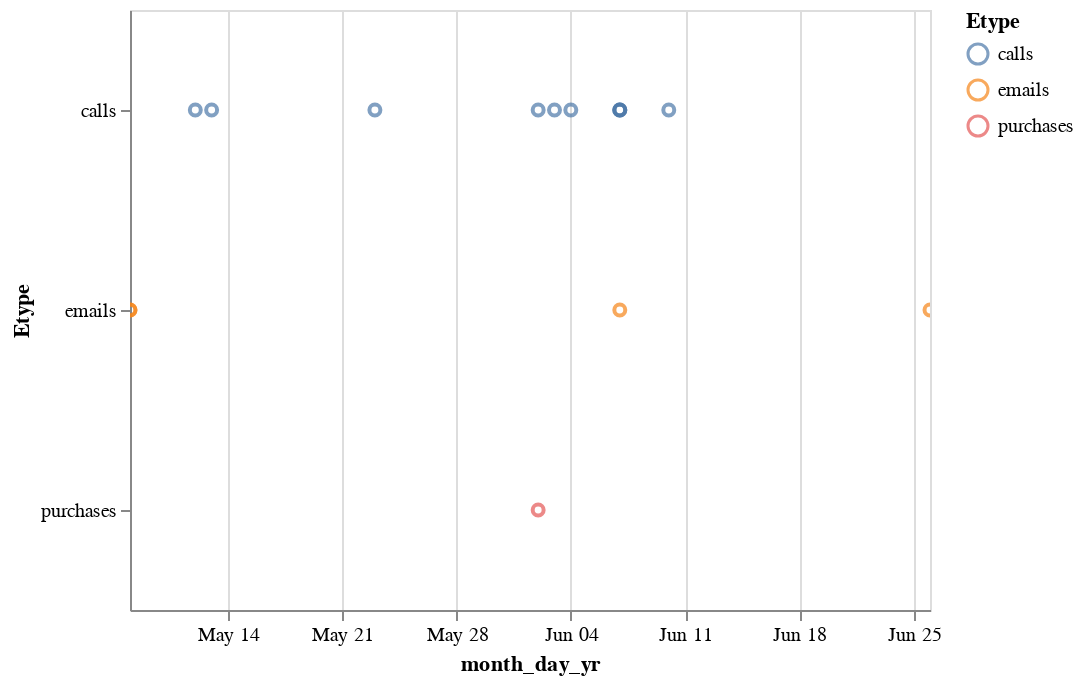

Here is the notebook cell this chart was saved with:
### Code cell
alt.Chart(sus_purc).mark_point().encode(
    x='month_day_yr:T',
    y='Etype:N',
    color='Etype:N',
    tooltip=['Source_Names','Destination_Names']
).interactive()

### Figure 1 — Vega-Lite specification as saved in the notebook (floating-point values rounded to 4 significant figures)
{"$schema": "https://vega.github.io/schema/vega-lite/v2.4.3.json", "config": {"view": {"height": 300, "width": 400}}, "data": {"values": [{"Destination": 1172172, "Destination_Names": "Angelic Graetz", "Etype": "calls", "Source": 437025, "Source_Names": "Beth Wilensky", "TimeStamp": 1494611462, "Unnamed: 0": 0, "Unnamed: 0.1": 8022902, "full_date": "2017-05-12 17:51:02", "month": 5, "month_day_yr": "05/12/2017", "month_yr": "05/2017", "yr": 2017}, {"Destination": 1172172, "Destination_Names": "Angelic Graetz", "Etype": "calls", "Source": 437025, "Source_Names": "Beth Wilensky", "TimeStamp": 1494697862, "Unnamed: 0": 1, "Unnamed: 0.1": 8033971, "full_date": "2017-05-13 17:51:02", "month": 5, "month_day_yr": "05/13/2017", "month_yr": "05/2017", "yr": 2017}, {"Destination": 1172172, "Destination_Names": "Angelic Graetz", "Etype": "calls", "Source": 437025, "Source_Names": "Beth Wilensky", "TimeStamp": 1496425862, "Unnamed: 0": 2, "Unnamed: 0.1": 8256867, "full_date": "2017-06-02 17:51:02", "month": 6, "month_day_yr": "06/02/2017", "month_yr": "06/2017", "yr": 2017}, {"Destination": 1172172, "Destination_Names": "Angelic Graetz", "Etype": "calls", "Source": 437025, "Source_Names": "Beth Wilensky", "TimeStamp": 1496512262, "Unnamed: 0": 3, "Unnamed: 0.1": 8268151, "full_date": "2017-06-03 17:51:02", "month": 6, "month_day_yr": "06/03/2017", "month_yr": "06/2017", "yr": 2017}, {"Destination": 1172172, "Destination_Names": "Angelic Graetz", "Etype": "calls", "Source": 437025, "Source_Names": "Beth Wilensky", "TimeStamp": 1496598662, "Unnamed: 0": 4, "Unnamed: 0.1": 8279451, "full_date": "2017-06-04 17:51:02", "month": 6, "month_day_yr": "06/04/2017", "month_yr": "06/2017", "yr": 2017}, {"Destination": 1172172, "Destination_Names": "Angelic Graetz", "Etype": "calls", "Source": 437025, "Source_Names": "Beth Wilensky", "TimeStamp": 1496857862, "Unnamed: 0": 5, "Unnamed: 0.1": 8313181, "full_date": "2017-06-07 17:51:02", "month": 6, "month_day_yr": "06/07/2017", "month_yr": "06/2017", "yr": 2017}, {"Destination": 1172172, "Destination_Names": "Angelic Graetz", "Etype": "calls", "Source": 437025, "Source_Names": "Beth Wilensky", "TimeStamp": 1497117062, "Unnamed: 0": 6, "Unnamed: 0.1": 8346240, "full_date": "2017-06-10 17:51:02", "month": 6, "month_day_yr": "06/10/2017", "month_yr": "06/2017", "yr": 2017}, {"Destination": 709333, "Destination_Names": "Iva Garcia", "Etype": "calls", "Source": 437025, "Source_Names": "Beth Wilensky", "TimeStamp": 1496815001, "Unnamed: 0": 7, "Unnamed: 0.1": 8307633, "full_date": "2017-06-07 05:56:41", "month": 6, "month_day_yr": "06/07/2017", "month_yr": "06/2017", "yr": 2017}, {"Destination": 729255, "Destination_Names": "Anette Cezar", "Etype": "emails", "Source": 437025, "Source_Names": "Beth Wilensky", "TimeStamp": 1496814930, "Unnamed: 0": 8, "Unnamed: 0.1": 11393963, "full_date": "2017-06-07 05:55:30", "month": 6, "month_day_yr": "06/07/2017", "month_yr": "06/2017", "yr": 2017}, {"Destination": 2037766, "Destination_Names": "Gregory Russell", "Etype": "purchases", "Source": 437025, "Source_Names": "Beth Wilensky", "TimeStamp": 1496425862, "Unnamed: 0": 9, "Unnamed: 0.1": null, "full_date": "2017-06-02 17:51:02", "month": 6, "month_day_yr": "06/02/2017", "month_yr": "06/2017", "yr": 2017}, {"Destination": 437025, "Destination_Names": "Beth Wilensky", "Etype": "calls", "Source": 1172172, "Source_Names": "Angelic Graetz", "TimeStamp": 1495561862, "Unnamed: 0": 10, "Unnamed: 0.1": 8145614, "full_date": "2017-05-23 17:51:02", "month": 5, "month_day_yr": "05/23/2017", "month_yr": "05/2017", "yr": 2017}, {"Destination": 437025, "Destination_Names": "Beth Wilensky", "Etype": "calls", "Source": 1172172, "Source_Names": "Angelic Graetz", "TimeStamp": 1496857862, "Unnamed: 0": 11, "Unnamed: 0.1": 8313182, "full_date": "2017-06-07 17:51:02", "month": 6, "month_day_yr": "06/07/2017", "month_yr": "06/2017", "yr": 2017}, {"Destination": 437025, "Destination_Names": "Beth Wilensky", "Etype": "emails", "Source": 695605, "Source_Names": "Catherine Castillo", "TimeStamp": 1494278367, "Unnamed: 0": 12, "Unnamed: 0.1": 10943887, "full_date": "2017-05-08 21:19:27", "month": 5, "month_day_yr": "05/08/2017", "month_yr": "05/2017", "yr": 2017}, {"Destination": 437025, "Destination_Names": "Beth Wilensky", "Etype": "emails", "Source": 679150, "Source_Names": "Angelena Dorminey", "TimeStamp": 1494278446, "Unnamed: 0": 13, "Unnamed: 0.1": 10943908, "full_date": "2017-05-08 21:20:46", "month": 5, "month_day_yr": "05/08/2017", "month_yr": "05/2017", "yr": 2017}, {"Destination": 437025, "Destination_Names": "Beth Wilensky", "Etype": "emails", "Source": 673131, "Source_Names": "Lucy Kelley", "TimeStamp": 1498475220, "Unnamed: 0": 14, "Unnamed: 0.1": 11686945, "full_date": "2017-06-26 11:07:00", "month": 6, "month_day_yr": "06/26/2017", "month_yr": "06/2017", "yr": 2017}]}, "encoding": {"color": {"field": "Etype", "type": "nominal"}, "tooltip": [{"field": "Source_Names", "type": "nominal"}, {"field": "Destination_Names", "type": "nominal"}], "x": {"field": "month_day_yr", "type": "temporal"}, "y": {"field": "Etype", "type": "nominal"}}, "mark": "point", "selection": {"selector004": {"bind": "scales", "encodings": ["x", "y"], "mark": {"fill": "#333", "fillOpacity": 0.125, "stroke": "white"}, "on": "[mousedown, window:mouseup] > window:mousemove!", "resolve": "global", "translate": "[mousedown, window:mouseup] > window:mousemove!", "type": "interval", "zoom": "wheel!"}}}
